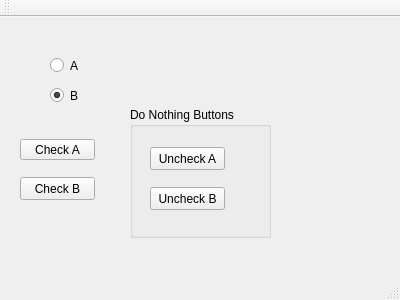
<?xml version="1.0" encoding="UTF-8"?>
<ui version="4.0">
 <class>MainWindow</class>
 <widget class="QMainWindow" name="MainWindow">
  <property name="geometry">
   <rect>
    <x>0</x>
    <y>0</y>
    <width>400</width>
    <height>300</height>
   </rect>
  </property>
  <property name="windowTitle">
   <string>MainWindow</string>
  </property>
  <widget class="QWidget" name="centralWidget">
   <widget class="QRadioButton" name="radioA">
    <property name="geometry">
     <rect>
      <x>50</x>
      <y>40</y>
      <width>82</width>
      <height>17</height>
     </rect>
    </property>
    <property name="text">
     <string>A</string>
    </property>
   </widget>
   <widget class="QRadioButton" name="radioB">
    <property name="geometry">
     <rect>
      <x>50</x>
      <y>70</y>
      <width>82</width>
      <height>17</height>
     </rect>
    </property>
    <property name="text">
     <string>B</string>
    </property>
    <property name="checked">
     <bool>true</bool>
    </property>
   </widget>
   <widget class="QPushButton" name="checkAButton">
    <property name="geometry">
     <rect>
      <x>20</x>
      <y>122</y>
      <width>75</width>
      <height>21</height>
     </rect>
    </property>
    <property name="text">
     <string>Check A</string>
    </property>
   </widget>
   <widget class="QPushButton" name="checkBButton">
    <property name="geometry">
     <rect>
      <x>20</x>
      <y>160</y>
      <width>75</width>
      <height>23</height>
     </rect>
    </property>
    <property name="text">
     <string>Check B</string>
    </property>
   </widget>
   <widget class="QGroupBox" name="groupBox">
    <property name="geometry">
     <rect>
      <x>130</x>
      <y>90</y>
      <width>141</width>
      <height>131</height>
     </rect>
    </property>
    <property name="title">
     <string>Do Nothing Buttons</string>
    </property>
    <widget class="QPushButton" name="uncheckAButton">
     <property name="geometry">
      <rect>
       <x>20</x>
       <y>40</y>
       <width>75</width>
       <height>23</height>
      </rect>
     </property>
     <property name="text">
      <string>Uncheck A</string>
     </property>
    </widget>
    <widget class="QPushButton" name="uncheckBButton">
     <property name="geometry">
      <rect>
       <x>20</x>
       <y>80</y>
       <width>75</width>
       <height>23</height>
      </rect>
     </property>
     <property name="text">
      <string>Uncheck B</string>
     </property>
    </widget>
   </widget>
  </widget>
  <widget class="QMenuBar" name="menuBar">
   <property name="geometry">
    <rect>
     <x>0</x>
     <y>0</y>
     <width>400</width>
     <height>21</height>
    </rect>
   </property>
  </widget>
  <widget class="QToolBar" name="mainToolBar">
   <attribute name="toolBarArea">
    <enum>TopToolBarArea</enum>
   </attribute>
   <attribute name="toolBarBreak">
    <bool>false</bool>
   </attribute>
  </widget>
  <widget class="QStatusBar" name="statusBar"/>
 </widget>
 <layoutdefault spacing="6" margin="11"/>
 <resources/>
 <connections/>
</ui>
